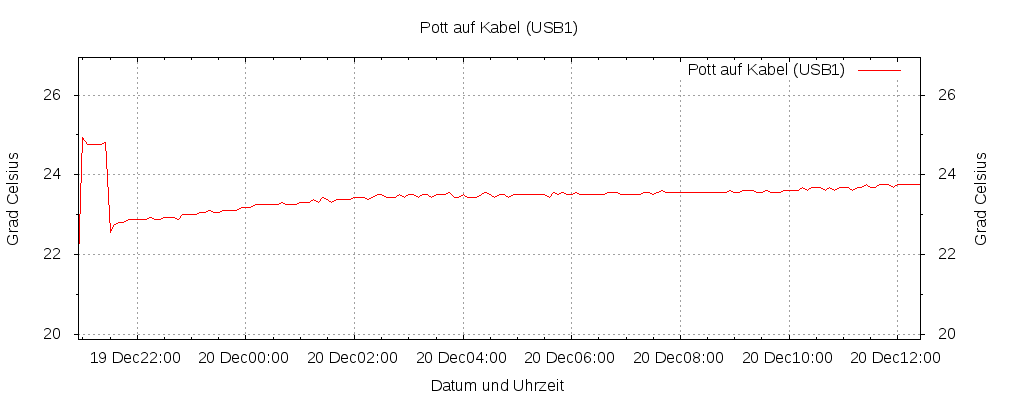

Reproduce this figure in gnuplot.
set datafile separator ","
set xdata time
set timefmt "%Y-%m-%d %H:%M:%S"
set format x "%d %h%H:%M"
set xrange [ "2013-12-19 20:55:08" : "2013-12-20 12:25:08" ]
#set autoscale y 
set yrange [ 19.88 : 26.94 ]
set ytics out mirror 2
set ylabel "Grad Celsius"
set y2range [ 19.88 : 26.94 ]
set y2tics out mirror 2
set y2label "Grad Celsius"
set mxtics 4
set mytics 2
set grid x y
set xlabel "Datum und Uhrzeit"
set title " Pott auf Kabel (USB1)"
set output "temp3.png"
set style fill solid border -1
set style line 1 lt 2 lw 1
set pointsize .5
set sample 45
set terminal png size 1024,400
set terminal png
plot "temp3.dat" using 1:2 title "Pott auf Kabel (USB1)"  with lines
